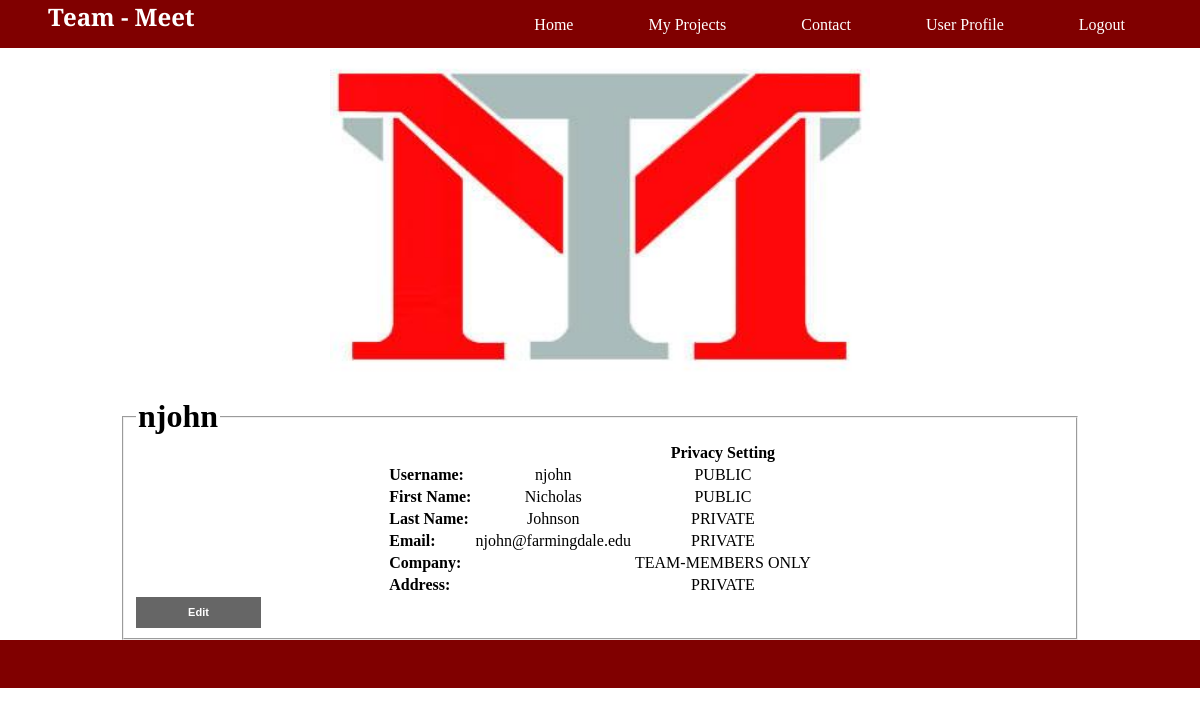
The app's page /userprofile.php (signed in) with its own data.
### tables this page shows
CREATE TABLE IF NOT EXISTS `user_profile` (
  `id` int(10) unsigned NOT NULL AUTO_INCREMENT,
  `forename` varchar(32) NOT NULL,
  `surname` varchar(32) NOT NULL,
  `email` varchar(32) NOT NULL,
  `username` varchar(32) NOT NULL,
  `password` varchar(32) NOT NULL,
  `company` varchar(20) DEFAULT NULL,
  `address` varchar(32) DEFAULT NULL,
  PRIMARY KEY (`id`),
  UNIQUE KEY `unique_username` (`username`)
);

### PHP/listuserprofile.php (the view, shortened to what this page needs)
<?php
  require_once 'login.php';
  $conn = new mysqli($db_hostname, $db_username, $db_password, $db_database);  if ($conn->connect_error) die($conn->connect_error);
  $query  = "SELECT * FROM user_profile where username = '$username'";
  $result = $conn->query($query);
  $rows = $result->num_rows;
  for ($j = 0 ; $j < $rows ; ++$j)
  {
    $result->data_seek($j);
    $row = $result->fetch_array(MYSQLI_NUM);
    echo <<<_END
      <fieldset>
      <legend><h1>$row[4]</h1></legend>
      <table>
        <th>
          <td></td>
          <td style="textalign:left"><strong>Privacy Setting</strong></td>
        </th>
        <tr>
          <td class="left">Username:</td>
          <td>$row[4]</td>
          <td>PUBLIC</td>
        </tr>
        <tr>
          <td class="left">First Name:</td>
          <td>$row[1]</td>
          <td>PUBLIC</td>
        </tr>
        <tr>
          <td class="left">Last Name:</td>
          <td>$row[2]</td>
          <td>PRIVATE</td>
        </tr>
        <tr>
          <td class="left">Email:</td>
          <td>$row[3]</td>
          <td>PRIVATE</td>
        </tr>
        <tr>
          <td class="left">Company:</td>
          <td>$row[6]</td>
          <td>TEAM-MEMBERS ONLY</td>
        </tr>
        <tr>
          <td class="left">Address:</td>
          <td>$row[7]</td>
          <td>PRIVATE</td>
        </tr>
      </table>
		<button id="showEdit">Edit</button>
    </fieldset>
_END;
  }
?>

### CSS/index.css (style rules this page uses)
body { margin: 0; padding:0; }
#stylized p, h1, form, button { border:0; margin:0; padding:0; }
button { clear:both; margin-left:55px; width:125px; height:31px; background:#666666 url(img/button.png) no-repeat; text-align:center; line-height:31px; color:#FFFFFF; font-size:11px; font-weight:bold; }
.left { text-align: left; font-weight: bold; }

### userprofile.php (style rules this page uses)
table { margin: auto; padding: auto; }
td { text-align: center; }
button { margin: auto; }

### records on screen
user_profile: username "njohn", forename "Nicholas", surname "Johnson", email "njohn@farmingdale.edu"
